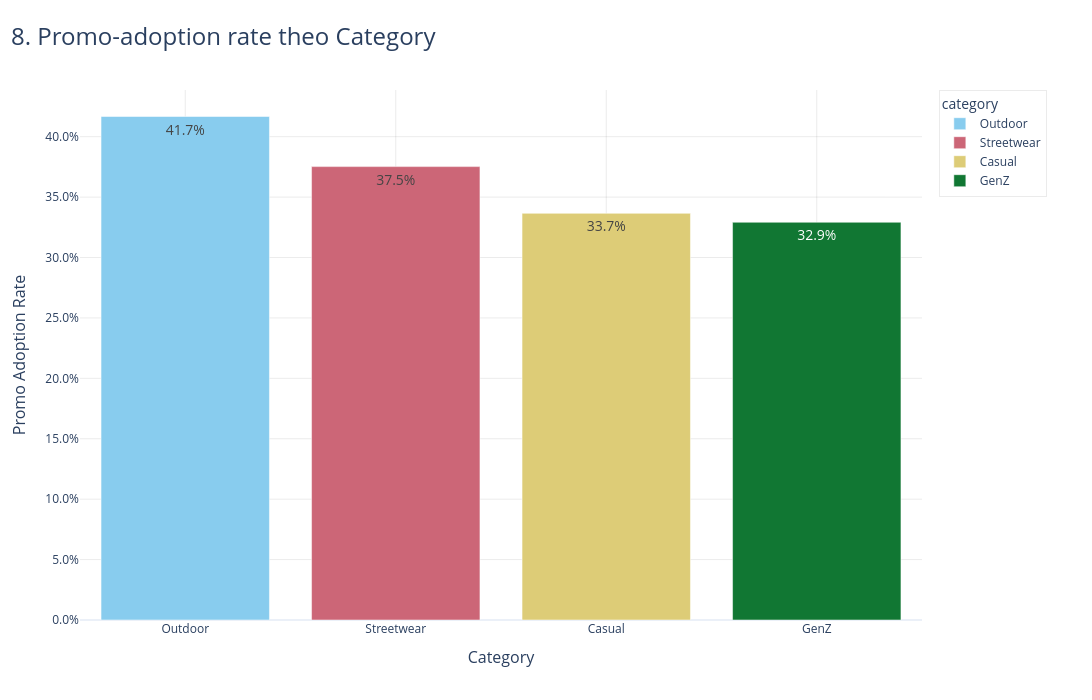

Notebook code for this chart:
### Markdown cell above
## 8) Promo-adoption rate theo Category

### Code cell
promo_cat = (
    line_items.groupby("category", as_index=False)
    .agg(lines=("order_id", "size"), promo_lines=("promo_flag", "sum"))
)
promo_cat["promo_adoption_rate"] = promo_cat["promo_lines"] / promo_cat["lines"]
promo_cat = promo_cat.sort_values("promo_adoption_rate", ascending=False)

fig = px.bar(
    promo_cat,
    x="category",
    y="promo_adoption_rate",
    color="category",
    text=promo_cat["promo_adoption_rate"].map(lambda x: f"{x:.1%}")
)

style_figure(fig, "8. Promo-adoption rate theo Category", height=700)
fig.update_xaxes(title_text="Category")
fig.update_yaxes(title_text="Promo Adoption Rate", tickformat=".1%")
fig.show()

### Figure 1 — Plotly figure (JSON) as saved in the notebook; plotly's stock layout.template omitted (floating-point values rounded to 4 significant figures)
{"data": [{"hovertemplate": "category=%{x}<br>promo_adoption_rate=%{y}<br>text=%{text}<extra></extra>", "legendgroup": "Outdoor", "marker": {"color": "rgb(136, 204, 238)", "pattern": {"shape": ""}}, "name": "Outdoor", "orientation": "v", "showlegend": true, "text": ["41.7%"], "textposition": "auto", "type": "bar", "x": ["Outdoor"], "xaxis": "x", "y": [0.4167], "yaxis": "y"}, {"hovertemplate": "category=%{x}<br>promo_adoption_rate=%{y}<br>text=%{text}<extra></extra>", "legendgroup": "Streetwear", "marker": {"color": "rgb(204, 102, 119)", "pattern": {"shape": ""}}, "name": "Streetwear", "orientation": "v", "showlegend": true, "text": ["37.5%"], "textposition": "auto", "type": "bar", "x": ["Streetwear"], "xaxis": "x", "y": [0.3752], "yaxis": "y"}, {"hovertemplate": "category=%{x}<br>promo_adoption_rate=%{y}<br>text=%{text}<extra></extra>", "legendgroup": "Casual", "marker": {"color": "rgb(221, 204, 119)", "pattern": {"shape": ""}}, "name": "Casual", "orientation": "v", "showlegend": true, "text": ["33.7%"], "textposition": "auto", "type": "bar", "x": ["Casual"], "xaxis": "x", "y": [0.3366], "yaxis": "y"}, {"hovertemplate": "category=%{x}<br>promo_adoption_rate=%{y}<br>text=%{text}<extra></extra>", "legendgroup": "GenZ", "marker": {"color": "rgb(17, 119, 51)", "pattern": {"shape": ""}}, "name": "GenZ", "orientation": "v", "showlegend": true, "text": ["32.9%"], "textposition": "auto", "type": "bar", "x": ["GenZ"], "xaxis": "x", "y": [0.3292], "yaxis": "y"}], "layout": {"barmode": "relative", "font": {"size": 14}, "height": 700, "hoverlabel": {"font": {"size": 13}}, "hovermode": "x unified", "legend": {"bgcolor": "rgba(255,255,255,0.85)", "bordercolor": "rgba(0,0,0,0.08)", "borderwidth": 1, "font": {"size": 12}, "orientation": "v", "title": {"text": "category"}, "tracegroupgap": 0, "x": 1.02, "xanchor": "left", "y": 1, "yanchor": "top"}, "margin": {"b": 80, "l": 80, "r": 170, "t": 90}, "title": {"font": {"size": 24}, "text": "8. Promo-adoption rate theo Category", "x": 0.01, "xanchor": "left"}, "width": 1500, "xaxis": {"anchor": "y", "automargin": true, "categoryarray": ["Outdoor", "Streetwear", "Casual", "GenZ"], "categoryorder": "array", "domain": [0, 1], "gridcolor": "rgba(0,0,0,0.08)", "showgrid": true, "tickfont": {"size": 12}, "title": {"font": {"size": 16}, "text": "Category"}}, "yaxis": {"anchor": "x", "automargin": true, "domain": [0, 1], "gridcolor": "rgba(0,0,0,0.08)", "separatethousands": true, "showgrid": true, "tickfont": {"size": 12}, "tickformat": ".1%", "title": {"font": {"size": 16}, "text": "Promo Adoption Rate"}}}}
